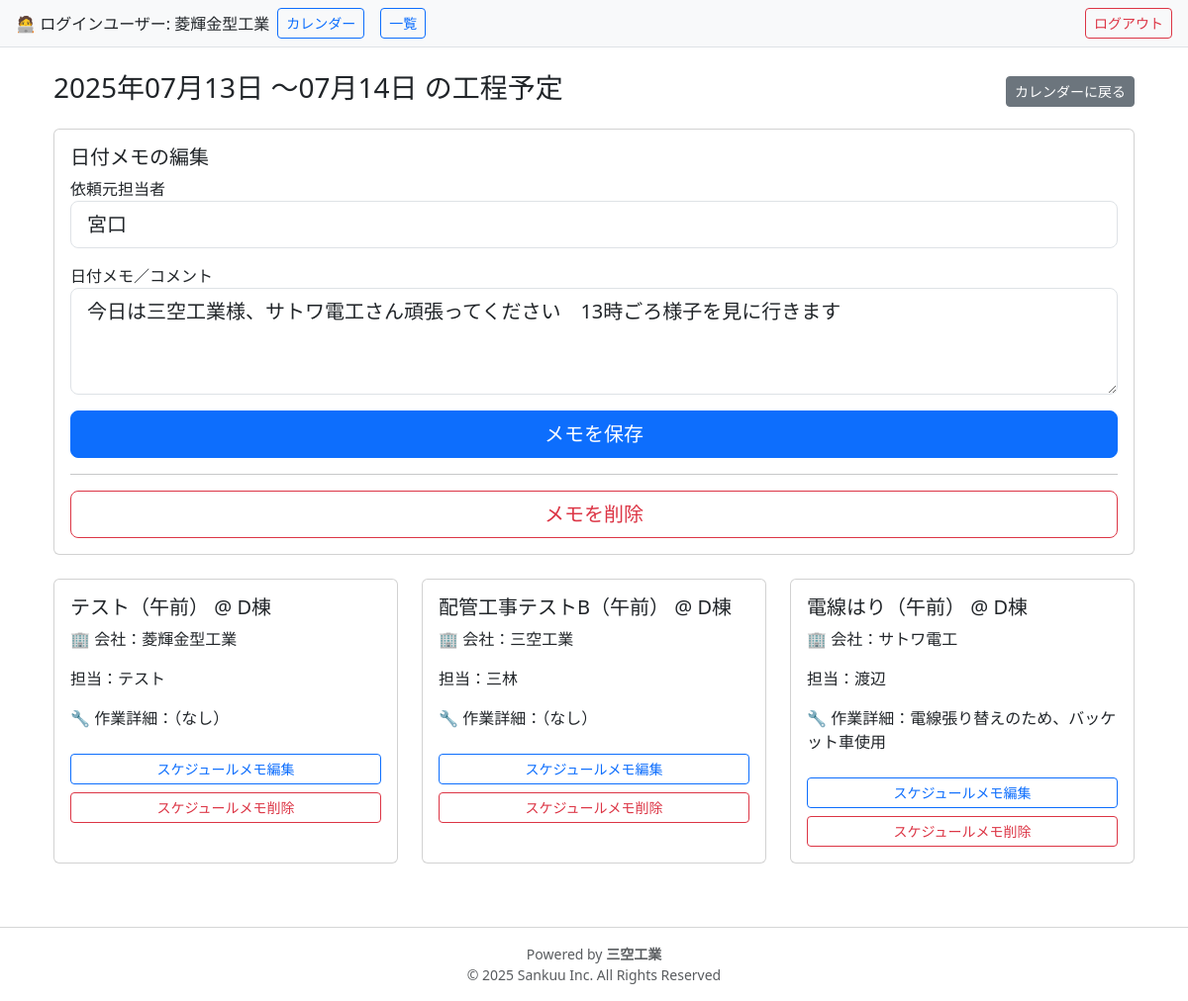
The app's page /schedules/date/2025-07-13 (signed in), older data.
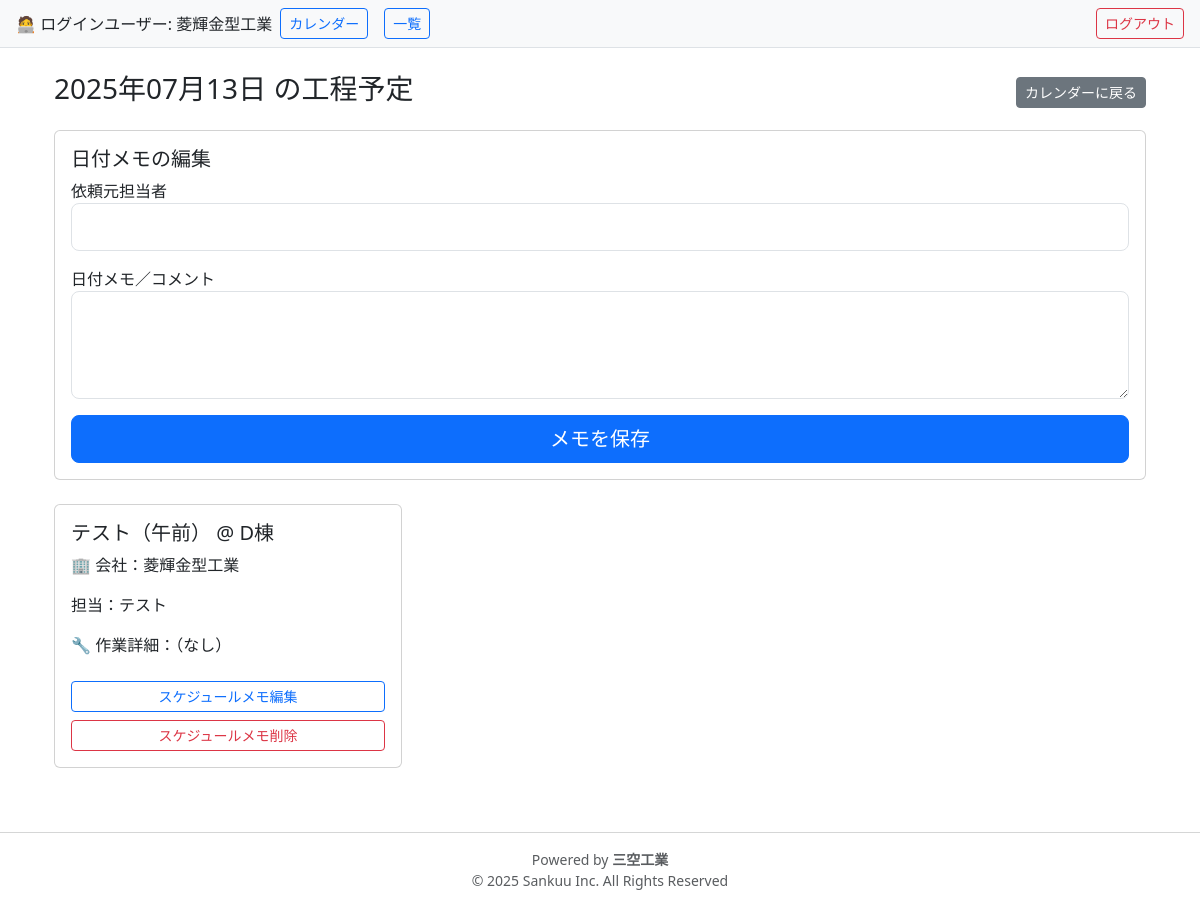
The same page, newer data.
### models.py (models this page shows)
class User(db.Model, UserMixin):
    __tablename__ = 'users'
    id = db.Column(db.Integer, primary_key=True)
    company_name = db.Column(db.String(100), nullable=False)
    email = db.Column(db.String(120), unique=True, nullable=False)
    password_hash = db.Column(db.String(128), nullable=False)
    role = db.Column(db.String(20), nullable=False)  # 'admin' or 'company'
    schedules = db.relationship('Schedule', backref='company', lazy=True)

class Schedule(db.Model):
    __tablename__ = 'schedules'
    id = db.Column(db.Integer, primary_key=True)
    site_name = db.Column(db.String(255), nullable=False)  # 開始日
    end_date = db.Column(db.Date, nullable=True)  # 終了日
    date = db.Column(db.Date, nullable=False)
    time_slot = db.Column(db.String(10), nullable=False)  # 午前／午後／夜
    task_name = db.Column(db.String(100), nullable=False)
    person_in_charge = db.Column(db.String(100))  # 担当者
    comment = db.Column(db.Text)
    company_id = db.Column(db.Integer, db.ForeignKey('users.id'), nullable=False)
    created_by = db.Column(db.Integer)  # ログインユーザーのID
    client_person = db.Column(db.String(100))   # 依頼元の担当者
    client_comment = db.Column(db.String(255))  # 依頼元からの伝言や要望など

class DateNote(db.Model):
    __tablename__ = 'date_notes'
    id             = db.Column(db.Integer, primary_key=True)
    date           = db.Column(db.Date, nullable=False, unique=True)
    client_person  = db.Column(db.String(255), nullable=True)
    client_comment = db.Column(db.Text,    nullable=True)
    created_by     = db.Column(db.Integer, db.ForeignKey('users.id'), nullable=False)

### routes.py (the view, shortened to what this page needs)
@bp.route('/schedules/date/<date_str>', methods=['GET','POST'])
@login_required
def schedule_by_date(date_str):
    selected_date = datetime.strptime(date_str, '%Y-%m-%d').date()
    schedules = (
        Schedule.query
        .filter(Schedule.date <= selected_date)
        .filter(or_(Schedule.end_date >= selected_date, Schedule.end_date.is_(None)))
        .all()
    )
    note = DateNote.query.filter_by(date=selected_date).first()
    max_end_date = (
        max((s.end_date or s.date) for s in schedules)
        if schedules else selected_date
    )
    delete_form = DeleteNoteForm()
    return render_template(
        'schedule/by_date.html',
        schedules     = schedules,
        selected_date = selected_date,
        date_note     = note,
        max_end_date  = max_end_date,
        delete_form   = delete_form   # ← ここでテンプレートに渡す
    )

### forms.py
class DeleteNoteForm(FlaskForm):
    pass

### app.py (called while the page is built)
@login_manager.user_loader
def load_user(user_id):
    return User.query.get(int(user_id))

### templates/schedule/by_date.html (shortened to what this page needs)
{% extends 'base.html' %}
{% block content %}
<div class="container-fluid mt-4">
  <div class="d-flex justify-content-between align-items-center mb-3">
    {% if max_end_date and max_end_date != selected_date %}
      <h3>
        {{ selected_date.strftime('%Y年%m月%d日') }}
        ～{{ max_end_date.strftime('%m月%d日') }}
        の工程予定
      </h3>
    {% else %}
      <h3>{{ selected_date.strftime('%Y年%m月%d日') }} の工程予定</h3>
    {% endif %}
    <a href="{{ url_for('main.schedule_calendar') }}"
       class="btn btn-secondary btn-sm">カレンダーに戻る</a>
  </div>
  {% if current_user.company_name == '菱輝金型工業' %}
  <div class="card mb-4">
    <div class="card-body">
      <h5>日付メモの編集</h5>
      <form method="POST">
        <div class="mb-3">
          <label for="date_client_person">依頼元担当者</label>
          <input
            id="date_client_person"
            type="text"
            name="client_person"
            class="form-control form-control-lg"
            value="{{ date_note.client_person if date_note else '' }}"
          >
        </div>
        <div class="mb-3">
          <label for="date_client_comment">日付メモ／コメント</label>
          <textarea
            id="date_client_comment"
            name="client_comment"
            class="form-control form-control-lg"
            rows="3"
          >{{ date_note.client_comment if date_note else '' }}</textarea>
        </div>
        <button type="submit" class="btn btn-primary btn-lg w-100">
          メモを保存
        </button>
      </form>
      {% if date_note %}
        <hr class="my-3">
        <form
          method="POST"
          action="{{ url_for('main.delete_client_comment', id=date_note.id) }}"
          onsubmit="return confirm('本当にこのメモを削除しますか？');"
        >
          <button type="submit" class="btn btn-outline-danger btn-lg w-100">
            メモを削除
          </button>
        </form>
      {% endif %}
    </div>
  </div>
{% endif %}
  <div class="row">
    {% for s in schedules %}
      <div class="col-12 col-sm-6 col-md-4 mb-3">
        <div class="card h-100">
          <div class="card-body">
            <h5>{{ s.task_name }}（{{ s.time_slot }}） @ {{ s.site_name }}</h5>
            <p>🏢 会社：{{ s.company.company_name }}</p>
            <p>担当：{{ s.person_in_charge }}</p>
            <p>🔧 作業詳細：{{ s.comment or '（なし）' }}</p>
            {% if current_user.company_name == '菱輝金型工業' %}
              <a href="{{ url_for('main.edit_client_comment', id=s.id) }}"
                 class="btn btn-sm btn-outline-primary mt-2 w-100">
                スケジュールメモ編集
              </a>
              <form method="POST"
                    action="{{ url_for('main.delete_client_comment', id=s.id) }}"
                    onsubmit="return confirm('本当に削除しますか？');"
                    class="mt-2">
                <button class="btn btn-sm btn-outline-danger w-100">
                  スケジュールメモ削除
                </button>
              </form>
            {% else %}
              <div class="mt-3">
                <p>📝 菱輝金型工業様コメント：{{ s.client_comment or '（なし）' }}</p>
                <p>👤 菱輝金型工業ご担当者：{{ s.client_person or '（未記入）' }}</p>
              </div>
            {% endif %}
          </div>
        </div>
      </div>
    {% else %}
      <p class="text-center w-100">予定は登録されていません。</p>
    {% endfor %}
  </div>
</div>
{% endblock %}

### templates/base.html (shortened to what this page needs)
<!DOCTYPE html>
<html lang="ja">
<head>
  <link
    href="https://cdn.jsdelivr.net/npm/bootstrap@5.3.1/dist/css/bootstrap.min.css"
    rel="stylesheet"
  />
  <link
    href="https://cdn.jsdelivr.net/npm/fullcalendar@6.1.8/main.min.css"
    rel="stylesheet"
  />
</head>
<body>
  {% if current_user.is_authenticated %}
    <div class="d-flex justify-content-between align-items-center px-3 py-2 bg-light border-bottom">
      <div class="d-flex align-items-center">
        🧑‍💻 ログインユーザー: {{ current_user.company_name }}
        <a href="{{ url_for('main.schedule_calendar') }}" class="btn btn-outline-primary btn-sm mx-2">カレンダー</a>
        <a href="{{ url_for('main.schedule_list') }}"     class="btn btn-outline-primary btn-sm mx-2">一覧</a>
      </div>
      <a href="{{ url_for('main.logout') }}" class="btn btn-outline-danger btn-sm">ログアウト</a>
    </div>
  {% endif %}
  <div class="container mt-3">
    {% block content %}{% endblock %}
  </div>
  <footer class="text-center mt-5 mb-3 text-muted small">
    <hr />
    <div>Powered by <strong>三空工業</strong></div>
    <div>© 2025 Sankuu Inc. All Rights Reserved</div>
  </footer>
</body>
</html>

Row changes from the older to the newer data that the page shows:
removed Schedule: strftime "07月14日", task_name "配管工事テストB", time_slot "午前", site_name "D棟", company.company_name "三空工業", person_in_charge "三林", comment "（なし）"
removed DateNote: client_person "宮口", client_comment "今日は三空工業様、サトワ電工さん頑張ってください 13時ごろ様子を見に行きます"
removed Schedule: task_name "電線はり", time_slot "午前", site_name "D棟", company.company_name "サトワ電工", person_in_charge "渡辺", comment "電線張り替えのため、バッケット車使用"
Text that changed along with them:
{{ selected_date.strftime('%Y年%m月%d日') }}: (not shown) → "2025年07月13日"
{{ selected_date.strftime('%Y年%m月%d日') }}: "2025年07月13日" → (not shown)
text no longer shown: "～ メモを削除"
